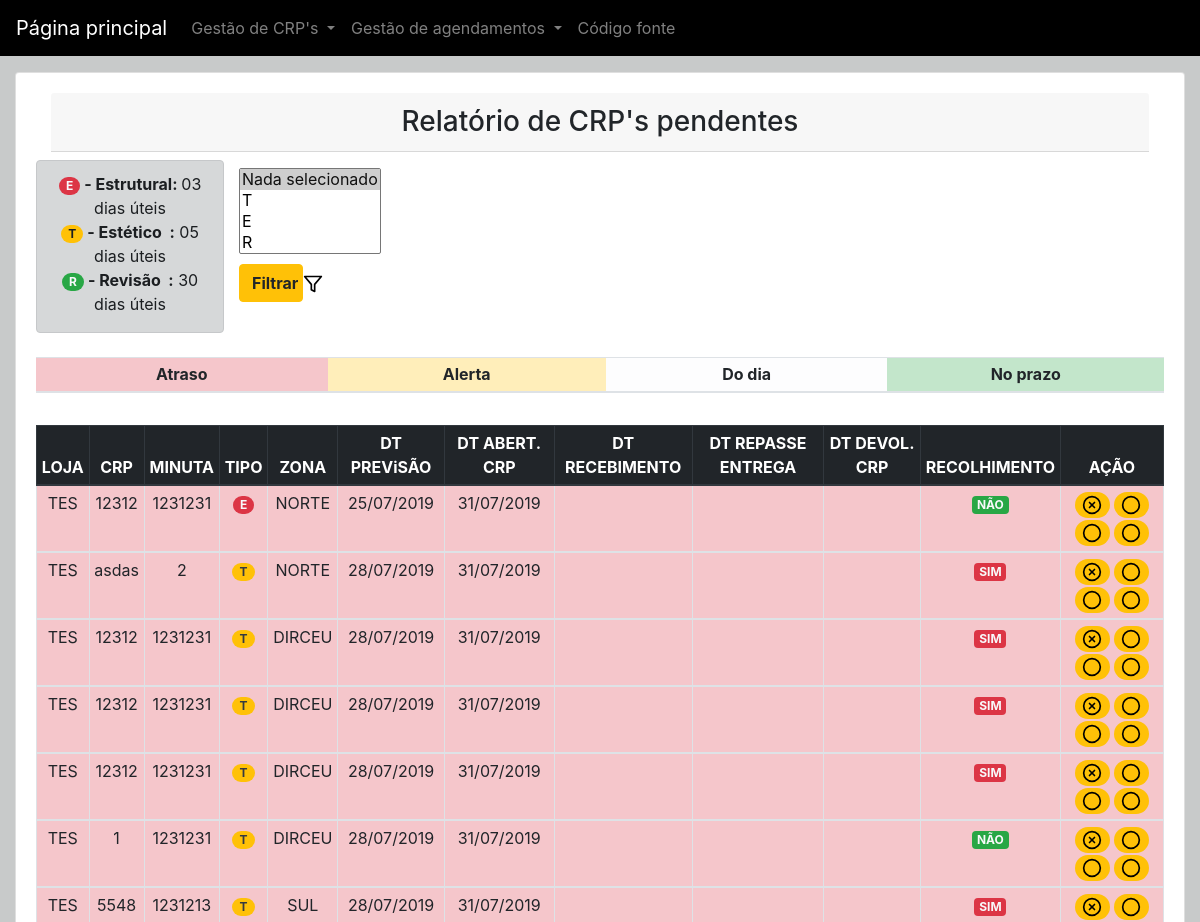
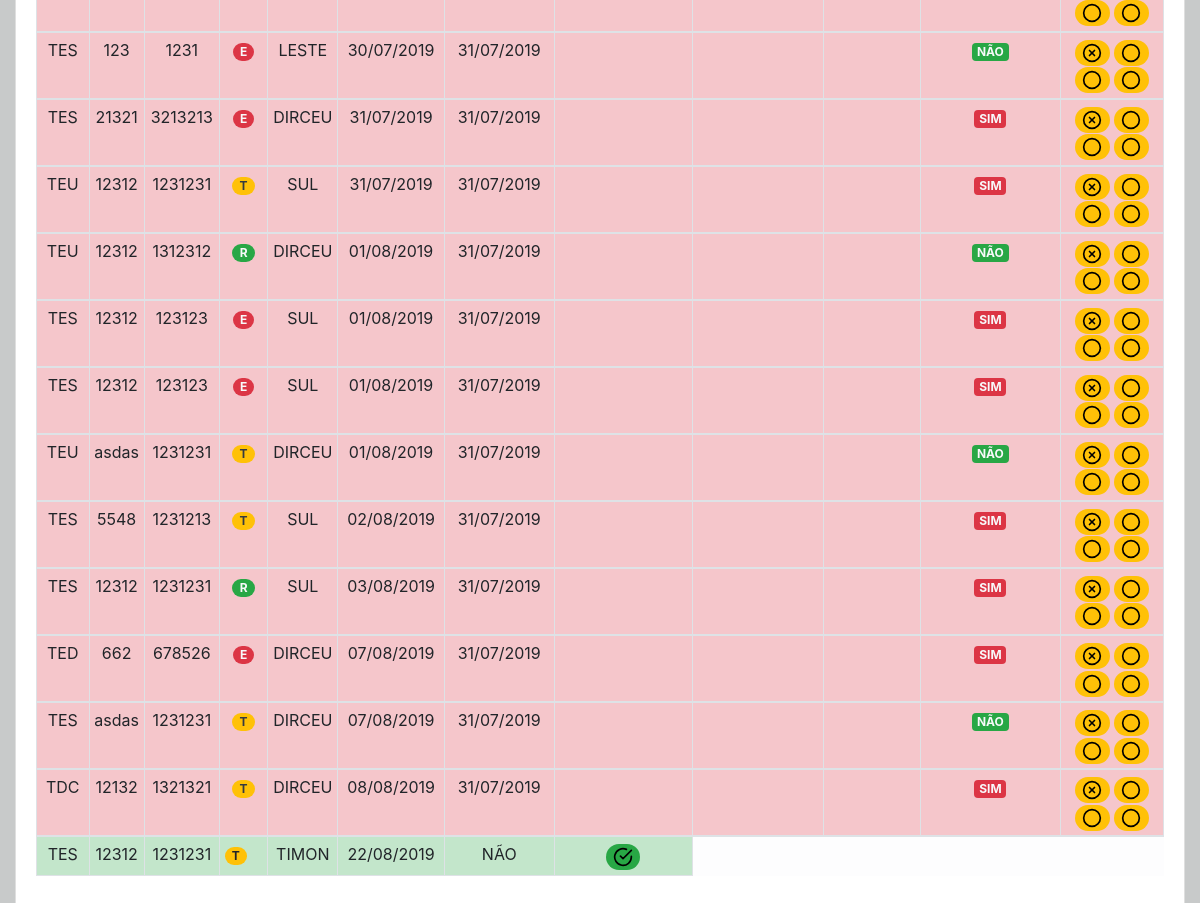
Before: /crp/relatorio-de-crps-pendentes/ with the older database file (2 pictures, top to bottom).
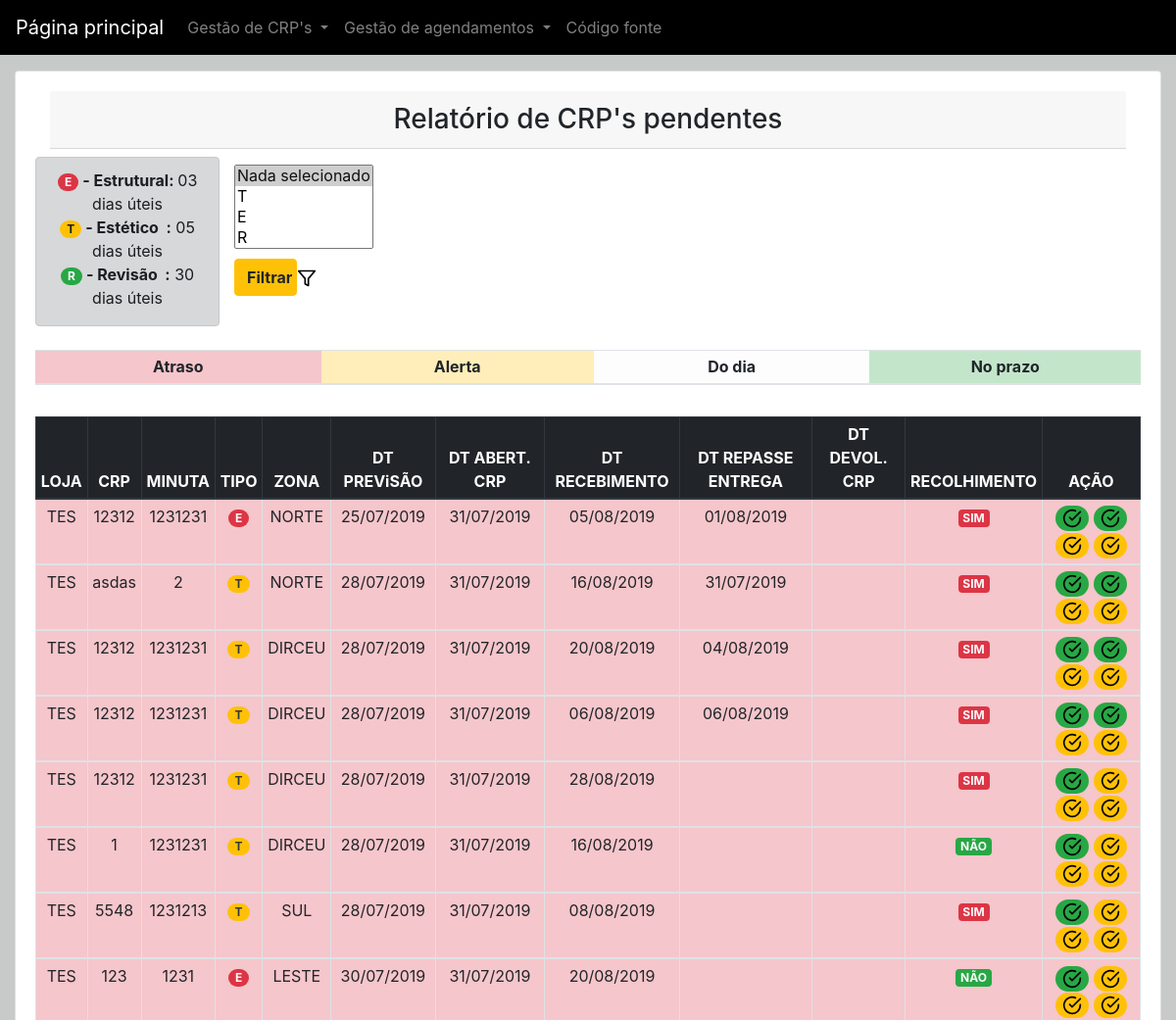
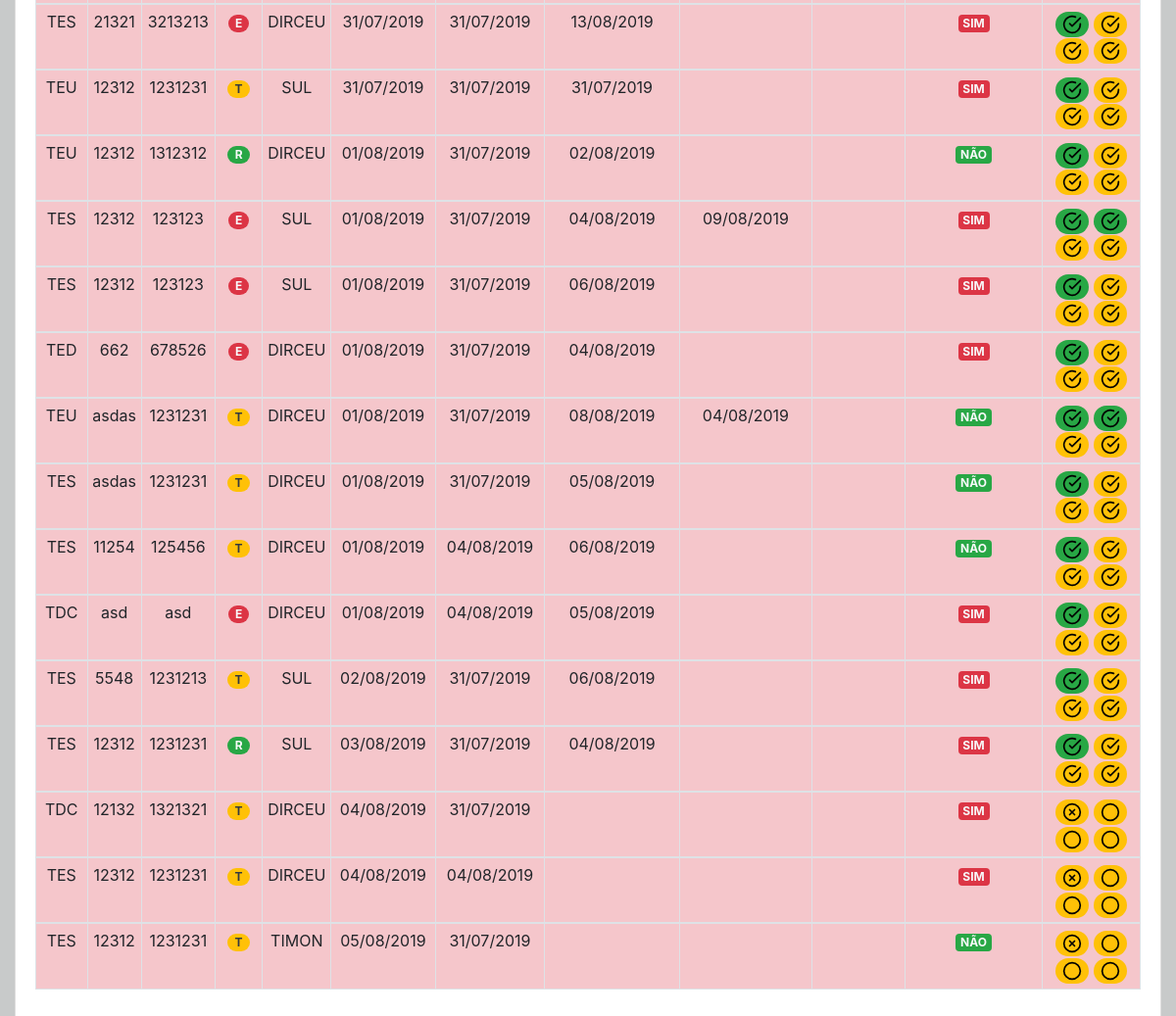
After: the same page with the newer database file (2 pictures, top to bottom).
### crp/models.py (models this page shows, shortened)
class Crp(models.Model):
    id = models.AutoField(primary_key=True)
    slug = models.SlugField('Campo SLUG:',blank = True)
    loja = models.CharField('Loja:', choices=LOJAS,max_length = 3, blank=False)
    numMinuta = models.CharField('Minuta:', max_length = 7, blank=False)
    numCrp = models.CharField('CRP:', max_length = 5, blank=False)
    tipo = models.CharField('Tipo:',choices=TIPO_CRP, max_length = 1, blank=False)
    created_at = models.DateTimeField('Criado em',auto_now_add = True)
    updated_at = models.DateTimeField('Atualizado em',auto_now = True)
    zona = models.CharField('Zona:', choices=ZONAS,max_length = 8, blank=False)
    dataPrevisaoLimite = models.DateField('Data limite para resolução:', blank = False)
    dataEnvioSetorCrp = models.DateField('Data de envio para setor de CRP:', auto_now_add = True)
    dataEnvioSetorEntrega = models.DateField('Data de envio para setor de entrega:', blank = True, null=True)
    dataRecebimentoCrpEntrega = models.DateField('Data de recebimento da CRP do setor de entrega:', blank = True, null=True)
    dataChegadaPeca = models.DateField('Data de chegada da peça:', blank = True, null=True)
    dataConclusao = models.DateField('Data de conclusão da montagem da CRP:', blank = True,null=True)
    recolhimento = models.CharField('Recolher peça:', choices=RECOLHER_PECA,max_length = 1, blank=False)
    recolhida = models.CharField('Peça recolhida:', choices=RECOLHER_PECA,max_length = 1, blank=True)
    status = models.CharField('Status dO atendimento da CRP:', choices=STATUS,max_length = 9,blank=True,default='PENDENTE')
    class Meta:
	    verbose_name = "CRP"
	    verbose_name_plural = "CRP's"
	    ordering = ['loja','numMinuta','numCrp','tipo','zona','dataPrevisaoLimite','recolhimento','recolhida','status']

### crp/views.py (the view)
# urls.py: path('relatorio-de-crps-pendentes/',views.relatorio_de_crps_pendentes, name="relatorio_de_crps_pendentes"),
def relatorio_de_crps_pendentes(request):
    crps = Crp.objects.all().exclude(status='REALIZADO').exclude(status='CANCELADO').order_by('dataPrevisaoLimite')
    data_atual = date.today()
    data_alerta = data_atual + timedelta(days=3)
    template_name = 'relatorio-de-crps.html'
    tipo_crp = request.GET.get('tipo_crp')
    if is_valid_queryparam(tipo_crp):
        crps = crps.filter(tipo=tipo_crp)
    context = {
        'crps': crps,
        'data_atual': data_atual,
        'data_alerta': data_alerta,
    }
    return render(request, template_name, context)

### crp/views.py (called while the page is built)
def is_valid_queryparam(param):
    return param != '' and param is not None

### crp/templates/relatorio-de-crps.html (shortened to what this page needs)
{% extends "base.html" %}
{% block content %}
<div class="container-fluid">
	<div class="card col-12 mx-auto">
		<div class="card-body col-12 mx-auto">
			<h3 class="card-header text-center">Relatório de CRP's pendentes</h3>
			<div class="row">
			<div class="card col-2 mt-2 alert-dark">
				<p class="text-center">
					<a class="badge badge-pill badge-danger text-light mt-3">E</a><strong> - Estrutural: </strong>03 dias úteis<br>
					<a class="badge badge-pill badge-warning">T</a><strong> - Estético&nbsp;&nbsp;:</strong> 05 dias úteis<br>
					<a class="badge badge-pill badge-success text-light">R</a><strong> - Revisão&nbsp;&nbsp;:</strong> 30 dias úteis</p>
				</div>
				<div class="col-1 mt-3">
					<form>
					<select class="selectpicker" multiple data-max-options="2" data-style="btn-dark" name="tipo_crp">
						<option selected>Nada selecionado</option>
						<option data-subtext="Estético"><strong>T</strong></option>
						<option data-subtext="Estrutural" >E</option>
						<option data-subtext="Revisão" >R</option>
					  </select>
					  <button type="submit" class="btn btn-warning btn-block mt-2"><strong>Filtrar</strong>&nbsp;<img src="/static/feather/filter.svg" alt="filter" class="icone"></button>
					</form>
			</div>
				<table class="table table-sm table-light mt-4">
					<thead>
						<tr>
							<th class="table-danger text-center">&nbsp; &nbsp;Atraso&nbsp; &nbsp;</th>
							<th class="table-warning text-center">&nbsp; &nbsp;Alerta&nbsp; &nbsp;</th>
							<th class="table-light text-center">&nbsp; &nbsp;Do dia&nbsp; &nbsp;</th>
							<th class="table-success text-center">No prazo</th>
						</tr>
					</thead>
				</table>
				<div class="table-responsive">
				<table class="table table-hover table-sm table-light table-bordered mt-3 ">
					<thead class="thead-dark">
						<tr>
							<th  class="text-center">LOJA</th>
							<th  class="text-center">CRP</th>
							<th  class="text-center">MINUTA</th>
							<th  class="text-center">TIPO</th>
							<th  class="text-center">ZONA</th>
							<th  class="text-center">DT PREViSÃO</th>
							<th  class="text-center">DT ABERT. CRP</th>
							<th  class="text-center">DT RECEBIMENTO</th>
							<th  class="text-center">DT REPASSE ENTREGA</th>
							<th  class="text-center">DT DEVOL. CRP</th>
							<th  class="text-center">RECOLHIMENTO</th>
							<th  class="text-center">AÇÃO</th>
						</tr>
					</thead>
					<tbody>
						{% for crp in crps %}
						{% if crp.dataPrevisaoLimite < data_atual %}
						<tr class="table-danger">
							<td class="text-center">{{ crp.loja }}</td>
							<td class="text-center">{{ crp.numCrp }}</td>
							<td class="text-center">{{ crp.numMinuta }}</td>
							{% if crp.tipo == "E" %}
							<td class="text-center"><a class="badge badge-pill badge-danger text-light">{{ crp.tipo }}</a></td>
							{% elif crp.tipo == "T"%}
							<td class="text-center"><a class="badge badge-pill badge-warning text-dark">{{ crp.tipo }}</a></td>
							{% elif crp.tipo == "R"%}
							<td class="text-center"><a class="badge badge-pill badge-success text-light">{{ crp.tipo }}</a></td>
							{% endif %}
							<td class="text-center">{{ crp.zona }}</td>
							<td class="text-center">{{ crp.dataPrevisaoLimite|date:"d/m/Y" }}</td>
							<td class="text-center">{{ crp.dataEnvioSetorCrp|date:"d/m/Y" }}</td>
							<td class="text-center">{{ crp.dataChegadaPeca|date:"d/m/Y" }}</td>
							<td class="text-center">{{ crp.dataEnvioSetorEntrega|date:"d/m/Y" }}</td>
							<td class="text-center">{{ crp.dataRecebimentoCrpEntrega|date:"d/m/Y" }}</td>
							{% if crp.recolhimento == "1" %}
							<td class="text-center text-light font-weight-bold"><a class="badge badge-danger">SIM</a></td>
							{% else %}
							<td class="text-center text-light font-weight-bold"><a class="badge badge-success">NÃO</a></td>
							{% endif %}
							{% if crp.dataChegadaPeca == null %}
							<td class="text-center">
								<a href="{% url 'editar_chegada_peca' pk=crp.pk %}" class="badge badge-pill badge-warning" data-toggle="tooltip" data-placement="top" title="Confirmar recebimento"><img src="/static/feather/x-circle.svg" alt="check-circle" class="icone"></a>
								<a class="badge badge-pill badge-warning" data-toggle="tooltip" data-placement="top" title="Disponível após a chegada da peça"><img src="/static/feather/circle.svg" alt="check-circle" class="icone"></a>
								<a class="badge badge-pill badge-warning" data-toggle="tooltip" data-placement="top" title="Disponível após o devolvimento da CRP pelo setor de entregas"><img src="/static/feather/circle.svg" alt="check-circle" class="icone"></a>
								<a class="badge badge-pill badge-warning" data-toggle="tooltip" data-placement="top" title="Disponível após o montagem da peça"><img src="/static/feather/circle.svg" alt="check-circle" class="icone"></a>
							</td>
							{% elif crp.dataChegadaPeca != null and crp.dataEnvioSetorEntrega == null%}
							<td class="text-center">
								<a  class="badge badge-pill badge-success" data-toggle="tooltip" data-placement="top" title="Peça já recebida"><img src="/static/feather/check-circle.svg" alt="check-circle" class="icone" data-toggle="modal" data-target="#ModalLongoExemplo"></a>
								<a href="{% url 'envio_setor_entrega' pk=crp.pk %}" class="badge badge-pill badge-warning" data-toggle="tooltip" data-placement="top" title="Confirmar envio setor de entregas"><img src="/static/feather/check-circle.svg" alt="check-circle" class="icone"></a>
								<a class="badge badge-pill badge-warning" data-toggle="tooltip" data-placement="top" title="Disponível após o devolvimento da CRP pelo setor de entregas"><img src="/static/feather/check-circle.svg" alt="check-circle" class="icone"></a>
								<a class="badge badge-pill badge-warning" data-toggle="tooltip" data-placement="top" title="Disponível após o montagem da peça"><img src="/static/feather/check-circle.svg" alt="check-circle" class="icone"></a>
							</td>
							{% elif crp.dataEnvioSetorEntrega != null and crp.dataChegadaPeca != null %}
							<td class="text-center">
								<a  class="badge badge-pill badge-success" data-toggle="tooltip" data-placement="top" title="Peça já recebida"><img src="/static/feather/check-circle.svg" alt="check-circle" class="icone" data-toggle="modal" data-target="#ModalLongoExemplo"></a>
								<a  class="badge badge-pill badge-success" data-toggle="tooltip" data-placement="top" title="Confirmar envio setor de entregas"><img src="/static/feather/check-circle.svg" alt="check-circle" class="icone"></a>
								<a href="{% url 'data_recebimento_entrega' pk=crp.pk %}" class="badge badge-pill badge-warning" data-toggle="tooltip" data-placement="top" title="Disponível após o devolvimento da CRP pelo setor de entregas"><img src="/static/feather/check-circle.svg" alt="check-circle" class="icone"></a>
								<a class="badge badge-pill badge-warning" data-toggle="tooltip" data-placement="top" title="Disponível após o montagem da peça"><img src="/static/feather/check-circle.svg" alt="check-circle" class="icone"></a>
							</td>
							{% endif%}
						</tr>
						{% elif crp.dataPrevisaoLimite > data_atual %}
						<tr class="table-success">
							<td class="text-center">{{ crp.loja }}</td>
							<td class="text-center">{{ crp.numCrp }}</td>
							<td class="text-center">{{ crp.numMinuta }}</td>
							{% if crp.tipo == "E" %}
							<td><a class="badge badge-pill badge-danger text-center">{{ crp.tipo }}</a></td>
							{% elif crp.tipo == "T"%}
							<td><a class="badge badge-pill badge-warning text-center">{{ crp.tipo }}</a></td>
							{% elif crp.tipo == "R"%}
							<td><a class="badge badge-pill badge-success text-center">{{ crp.tipo }}</a></td>
							{% endif %}
							<td class="text-center">{{ crp.zona }}</td>
							<td class="text-center">{{ crp.dataPrevisaoLimite|date:"d/m/Y" }}</td>
							{% if crp.recolhimento == "1" %}
							<td class="text-center">SIM</td>
							{% else %}
							<td class="text-center">NÃO</td>
							{% endif %}
							<td class="text-center"><a href="#" class="badge badge-pill badge-success" data-toggle="tooltip" data-placement="top" title="Alterar status"><img src="/static/feather/check-circle.svg" alt="check-circle" class="icone"></a></td>
						</tr>
						{% endif%}
					</tbody>{% endfor %}
				</table>
			</div>
			</div>
		</div>
	</div>
</div>
{% endblock %}

### core/templates/base.html (shortened to what this page needs)
<!doctype html>
{% load static %}
<html lang="pt-br">
<head>
  <link rel="stylesheet" href="{% static 'css/bootstrap.min.css' %}" />
</head>
<body class="background-site">
  <nav class="navbar navbar-expand-lg navbar-dark fixed-top " style="background-color: #000000;">
  <a class="navbar-brand" href="{% url 'home' %}">Página principal</a>
  <div class="collapse navbar-collapse "  id="conteudoNavbarSuportado">
    <ul class="navbar-nav mr-auto">
      <li class="nav-item dropdown ">
        <a class="nav-link dropdown-toggle" href="#" id="navbarDropdown" role="button" data-toggle="dropdown" aria-haspopup="true" aria-expanded="false">
          Gestão de CRP's
        </a>
      </li>
       <li class="nav-item dropdown">
        <a class="nav-link dropdown-toggle" href="#" id="navbarDropdown" role="button" data-toggle="dropdown" aria-haspopup="true" aria-expanded="false">
          Gestão de agendamentos
        </a>
      </li>
      <li class="nav-item">
        <a class="nav-link" href="https://github.com/Glaysonvisgueira/agendamento-de-servico"  data-toggle="tooltip" data-placement="bottom" title="Link do repositório do projeto no Github">Código fonte</a>
      </li>
    </ul>
  </div>
</nav>
<link rel="stylesheet" href="https://cdn.jsdelivr.net/npm/bootstrap-select@1.13.9/dist/css/bootstrap-select.min.css">
<br/><br/><br/>
{% block content %} {% endblock %}
<br/><br/><br/>
</body>
</html>

### core/templates/base.html (style rules this page uses)
.icone { width:20px; }
.background-site { background: rgb(200, 202, 202); background-repeat: repeat; background-size:100%; }

Changed rows visible on the page:
changed Crp (number 1 of 23 on the later page): dataChegadaPeca (not shown) → "05/08/2019"; dataEnvioSetorEntrega (not shown) → "01/08/2019"; dataChegadaPeca: picture added; dataChegadaPeca: picture removed; recolhimento "NÃO" → "SIM"
changed Crp (number 2 of 23 on the later page): dataChegadaPeca (not shown) → "16/08/2019"; dataEnvioSetorEntrega (not shown) → "31/07/2019"; dataChegadaPeca: picture added; dataChegadaPeca: picture removed
changed Crp (number 3 of 23 on the later page): dataChegadaPeca (not shown) → "20/08/2019"; dataEnvioSetorEntrega (not shown) → "04/08/2019"; dataChegadaPeca: picture added; dataChegadaPeca: picture removed
changed Crp (number 4 of 23 on the later page): dataChegadaPeca (not shown) → "06/08/2019"; dataEnvioSetorEntrega (not shown) → "06/08/2019"; dataChegadaPeca: picture added; dataChegadaPeca: picture removed
changed Crp (number 5 of 23 on the later page): dataChegadaPeca (not shown) → "28/08/2019"; dataChegadaPeca: picture added; dataChegadaPeca: picture removed
changed Crp (number 6 of 23 on the later page): dataChegadaPeca (not shown) → "16/08/2019"; dataChegadaPeca: picture added; dataChegadaPeca: picture removed
changed Crp (number 7 of 23 on the later page): dataChegadaPeca (not shown) → "08/08/2019"; dataChegadaPeca: picture added; dataChegadaPeca: picture removed
changed Crp "LESTE": dataChegadaPeca (not shown) → "20/08/2019"; dataChegadaPeca: picture added; dataChegadaPeca: picture removed
changed Crp (number 9 of 23 on the later page): dataChegadaPeca (not shown) → "13/08/2019"; dataChegadaPeca: picture added; dataChegadaPeca: picture removed
changed Crp (number 10 of 23 on the later page): dataChegadaPeca (not shown) → "31/07/2019"; dataChegadaPeca: picture added; dataChegadaPeca: picture removed
changed Crp (number 11 of 23 on the later page): dataChegadaPeca (not shown) → "02/08/2019"; dataChegadaPeca: picture added; dataChegadaPeca: picture removed
changed Crp (number 12 of 23 on the later page): dataChegadaPeca (not shown) → "04/08/2019"; dataEnvioSetorEntrega (not shown) → "09/08/2019"; dataChegadaPeca: picture added; dataChegadaPeca: picture removed
changed Crp (number 13 of 23 on the later page): dataChegadaPeca (not shown) → "06/08/2019"; dataChegadaPeca: picture added; dataChegadaPeca: picture removed
changed Crp "TED": dataPrevisaoLimite "07/08/2019" → "01/08/2019"; dataChegadaPeca (not shown) → "04/08/2019"; dataPrevisaoLimite: picture added; dataPrevisaoLimite: picture removed; moves up the list
changed Crp (number 15 of 23 on the later page): dataChegadaPeca (not shown) → "08/08/2019"; dataEnvioSetorEntrega (not shown) → "04/08/2019"; dataChegadaPeca: picture added; dataChegadaPeca: picture removed
changed Crp (number 16 of 23 on the later page): dataPrevisaoLimite "07/08/2019" → "01/08/2019"; dataChegadaPeca (not shown) → "05/08/2019"; dataPrevisaoLimite: picture added; dataPrevisaoLimite: picture removed; moves up the list
added Crp: loja "TES", numCrp "11254", numMinuta "125456", tipo "T", zona "DIRCEU", dataPrevisaoLimite "01/08/2019", dataEnvioSetorCrp "04/08/2019", dataChegadaPeca "06/08/2019", recolhimento "NÃO"
added Crp: loja "TDC", numCrp "asd", numMinuta "asd", tipo "E", zona "DIRCEU", dataPrevisaoLimite "01/08/2019", dataEnvioSetorCrp "04/08/2019", dataChegadaPeca "05/08/2019", recolhimento "SIM"
changed Crp (number 19 of 23 on the later page): dataChegadaPeca (not shown) → "06/08/2019"; dataChegadaPeca: picture added; dataChegadaPeca: picture removed
changed Crp (number 20 of 23 on the later page): dataChegadaPeca (not shown) → "04/08/2019"; dataChegadaPeca: picture added; dataChegadaPeca: picture removed
changed Crp (number 21 of 23 on the later page): dataPrevisaoLimite "08/08/2019" → "04/08/2019"
added Crp: loja "TES", numCrp "12312", numMinuta "1231231", tipo "T", zona "DIRCEU", dataPrevisaoLimite "04/08/2019", dataEnvioSetorCrp "04/08/2019", recolhimento "SIM"
changed Crp "TIMON": dataEnvioSetorCrp (not shown) → "31/07/2019"; dataPrevisaoLimite: picture added; dataPrevisaoLimite "22/08/2019" → "05/08/2019"; dataPrevisaoLimite: picture removed
